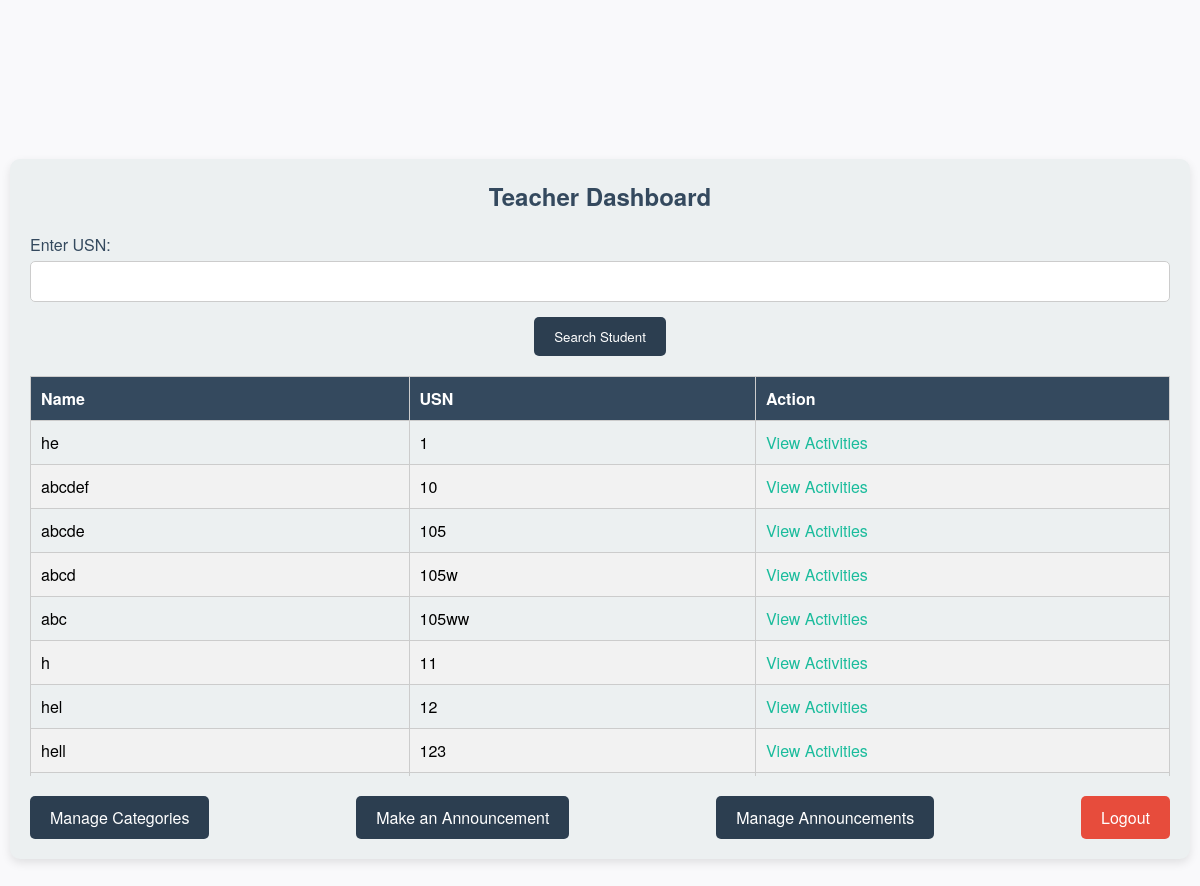
The app's page /teacher/dashboard/ (signed in) with its own data.
### activityPointsApp/models.py (models this page shows, shortened)
class Student(models.Model):
    usn = models.CharField(max_length=10, unique=True)
    name = models.CharField(max_length=20)
    email = models.EmailField(unique=True)
    password = models.CharField(max_length=128)
    sem = models.IntegerField()
    sec = models.CharField(max_length=1)
    phone_no = models.CharField(max_length=10)
    points = models.IntegerField(default=0)

### activityPointsApp/views.py (the view)
# urls.py: path('teacher/dashboard/', teacherDashboard, name='teacherDashboard'),
def teacherDashboard(request):
    if 'teacher_email' not in request.session:
        return redirect('loginTeacher')
    if request.method == 'POST':
        usn = request.POST.get('usn')
        try:
            student = Student.objects.get(usn=usn)
            students = [student]
        except Student.DoesNotExist:
            return render(request, 'teacherDashboard.html', {'error': 'Student with this USN does not exist'})
    else:
        students = Student.objects.all().order_by('usn')
    return render(request, 'teacherDashboard.html', {'students': students})

### activityPointsApp/templates/teacherDashboard.html (shortened to what this page needs)
{% load static %}
<!DOCTYPE html>
<html lang="en">
<head>
    <link rel="stylesheet" href="{% static 'teacher_dashboard.css' %}">
</head>
<body>
    <div class="container">
        <h2>Teacher Dashboard</h2>
        <form method="post">
            <label for="usn">Enter USN:</label>
            <input type="text" id="usn" name="usn" required>
            <button type="submit">Search Student</button>
        </form>
        <div class="table-container">
            <table class="students-table">
                <thead>
                    <tr>
                        <th>Name</th>
                        <th>USN</th>
                        <th>Action</th>
                    </tr>
                </thead>
                <tbody>
                    {% for student in students %}
                    <tr>
                        <td>{{ student.name }}</td>
                        <td>{{ student.usn }}</td>
                        <td><a href="{% url 'studentActivities' student.id %}">View Activities</a></td>
                    </tr>
                    {% endfor %}
                </tbody>
            </table>
        </div>
        <div class="actions">
            <a href="{% url 'manageCategories' %}" class="action-link">Manage Categories</a>
            <a href="{% url 'create_announcement' %}" class="action-link">Make an Announcement</a>
            <a href="{% url 'manage_announcements' %}" class="action-link">Manage Announcements</a>
            <a href="{% url 'logout' %}" class="logout-btn">Logout</a>
        </div>
    </div>
</body>
</html>

### activityPointsApp/static/teacher_dashboard.css (style rules this page uses)
* { box-sizing: border-box; margin: 0; padding: 0; font-family: 'Helvetica Neue', Arial, sans-serif; }
body { background-color: #f9f9fb; display: flex; justify-content: center; align-items: center; height: 100vh; overflow: hidden; padding: 10px; }
.container { background-color: #ecf0f1; padding: 20px; border-radius: 10px; box-shadow: 0 4px 10px rgba(0, 0, 0, 0.1); width: 100%; max-width: 1200px; text-align: center; }
h2 { margin-bottom: 20px; color: #34495e; }
form { margin-bottom: 20px; }
label { display: block; margin-bottom: 5px; text-align: left; color: #34495e; }
input[type="text"] { width: 100%; padding: 10px; margin-bottom: 15px; border: 1px solid #ccc; border-radius: 5px; }
button { background-color: #2c3e50; border: none; color: white; padding: 10px 20px; border-radius: 5px; cursor: pointer; }
.table-container { overflow-y: auto; max-height: 400px; margin-bottom: 20px; }
.students-table { width: 100%; border-collapse: collapse; }
.students-table th, .students-table td { padding: 10px; border: 1px solid #ccc; text-align: left; }
.students-table th { background-color: #34495e; color: white; }
.students-table tr:nth-child(even) { background-color: #f2f2f2; }
.students-table a { color: #1abc9c; text-decoration: none; }
.actions { display: flex; justify-content: space-between; margin-top: 20px; }
.action-link { background-color: #2c3e50; color: white; padding: 10px 20px; border-radius: 5px; text-decoration: none; display: inline-block; }
.logout-btn { background-color: #e74c3c; color: white; padding: 10px 20px; border-radius: 5px; text-decoration: none; display: inline-block; }

### records on screen
Student: name "he", usn "1"
Student: name "abcdef", usn "10"
Student: name "abcde", usn "105"
Student: name "abcd", usn "105w"
Student: name "abc", usn "105ww"
Student: name "h", usn "11"
Student: name "hel", usn "12"
Student: name "hell", usn "123"
